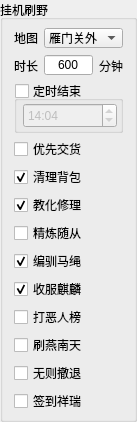
                  <widget class="QGroupBox" name="groupBox">
                   <property name="geometry">
                    <rect>
                     <x>320</x>
                     <y>4</y>
                     <width>121</width>
                     <height>422</height>
                    </rect>
                   </property>
                   <property name="minimumSize">
                    <size>
                     <width>0</width>
                     <height>422</height>
                    </size>
                   </property>
                   <property name="maximumSize">
                    <size>
                     <width>16777215</width>
                     <height>16777215</height>
                    </size>
                   </property>
                   <property name="title">
                    <string>挂机刷野</string>
                   </property>
                   <layout class="QVBoxLayout" name="verticalLayout_25">
                    <property name="spacing">
                     <number>4</number>
                    </property>
                    <property name="topMargin">
                     <number>6</number>
                    </property>
                    <property name="bottomMargin">
                     <number>6</number>
                    </property>
                    <item>
                     <widget class="QWidget" name="widget_3" native="true">
                      <property name="maximumSize">
                       <size>
                        <width>16777215</width>
                        <height>24</height>
                       </size>
                      </property>
                      <layout class="QHBoxLayout" name="horizontalLayout_6">
                       <property name="leftMargin">
                        <number>0</number>
                       </property>
                       <property name="topMargin">
                        <number>0</number>
                       </property>
                       <property name="rightMargin">
                        <number>0</number>
                       </property>
                       <property name="bottomMargin">
                        <number>0</number>
                       </property>
                       <item>
                        <widget class="QLabel" name="label_4">
                         <property name="text">
                          <string>地图</string>
                         </property>
                        </widget>
                       </item>
                       <item>
                        <widget class="QComboBox" name="cmb_shuaye_map">
                         <property name="minimumSize">
                          <size>
                           <width>0</width>
                           <height>20</height>
                          </size>
                         </property>
                         <property name="maximumSize">
                          <size>
                           <width>16777215</width>
                           <height>20</height>
                          </size>
                         </property>
                         <property name="currentText">
                          <string>雁门关外</string>
                         </property>
                         <property name="currentIndex">
                          <number>16</number>
                         </property>
                         <item>
                          <property name="text">
                           <string>当前地图</string>
                          </property>
                         </item>
                         <item>
                          <property name="text">
                           <string>桃花林</string>
                          </property>
                         </item>
                         <item>
                          <property name="text">
                           <string>桃花滩</string>
                          </property>
                         </item>
                         <item>
                          <property name="text">
                           <string>有座山</string>
                          </property>
                         </item>
                         <item>
                          <property name="text">
                           <string>绝情谷</string>
                          </property>
                         </item>
                         <item>
                          <property name="text">
                           <string>十字坡</string>
                          </property>
                         </item>
                         <item>
                          <property name="text">
                           <string>王屋山</string>
                          </property>
                         </item>
                         <item>
                          <property name="text">
                           <string>通吃岛</string>
                          </property>
                         </item>
                         <item>
                          <property name="text">
                           <string>神龙岛</string>
                          </property>
                         </item>
                         <item>
                          <property name="text">
                           <string>龙门</string>
                          </property>
                         </item>
                         <item>
                          <property name="text">
                           <string>终南山</string>
                          </property>
                         </item>
                         <item>
                          <property name="text">
                           <string>白驼山</string>
                          </property>
                         </item>
                         <item>
                          <property name="text">
                           <string>碧峰峡</string>
                          </property>
                         </item>
                         <item>
                          <property name="text">
                           <string>恶人谷</string>
                          </property>
                         </item>
                         <item>
                          <property name="text">
                           <string>无量山</string>
                          </property>
                         </item>
                         <item>
                          <property name="text">
                           <string>夷州岛</string>
                          </property>
                         </item>
                         <item>
                          <property name="text">
                           <string>雁门关外</string>
                          </property>
                         </item>
                         <item>
                          <property name="text">
                           <string>大草原</string>
                          </property>
                         </item>
                         <item>
                          <property name="text">
                           <string>古墓一层</string>
                          </property>
                         </item>
                         <item>
                          <property name="text">
                           <string>古墓二层</string>
                          </property>
                         </item>
                         <item>
                          <property name="text">
                           <string>古墓三层</string>
                          </property>
                         </item>
                         <item>
                          <property name="text">
                           <string>秦陵一层</string>
                          </property>
                         </item>
                         <item>
                          <property name="text">
                           <string>秦陵二层</string>
                          </property>
                         </item>
                         <item>
                          <property name="text">
                           <string>玄霜浅滩</string>
                          </property>
                         </item>
                         <item>
                          <property name="text">
                           <string>金风山道</string>
                          </property>
                         </item>
                         <item>
                          <property name="text">
                           <string>赤霞渡口</string>
                          </property>
                         </item>
                         <item>
                          <property name="text">
                           <string>青云幽谷</string>
                          </property>
                         </item>
                         <item>
                          <property name="text">
                           <string>燕子坞</string>
                          </property>
                         </item>
                         <item>
                          <property name="text">
                           <string>楼兰古道</string>
                          </property>
                         </item>
                         <item>
                          <property name="text">
                           <string>玉门关</string>
                          </property>
                         </item>
                         <item>
                          <property name="text">
                           <string>落日谷</string>
                          </property>
                         </item>
                         <item>
                          <property name="text">
                           <string>斡难河</string>
                          </property>
                         </item>
                        </widget>
                       </item>
                      </layout>
                     </widget>
                    </item>
                    <item>
                     <widget class="QWidget" name="widget_4" native="true">
                      <property name="maximumSize">
                       <size>
                        <width>16777215</width>
                        <height>24</height>
                       </size>
                      </property>
                      <layout class="QHBoxLayout" name="horizontalLayout_52">
                       <property name="leftMargin">
                        <number>0</number>
                       </property>
                       <property name="topMargin">
                        <number>0</number>
                       </property>
                       <property name="rightMargin">
                        <number>0</number>
                       </property>
                       <property name="bottomMargin">
                        <number>0</number>
                       </property>
                       <item>
                        <widget class="QLabel" name="label_5">
                         <property name="text">
                          <string>时长</string>
                         </property>
                        </widget>
                       </item>
                       <item>
                        <widget class="QLineEdit" name="edt_shuaye_time">
                         <property name="minimumSize">
                          <size>
                           <width>0</width>
                           <height>20</height>
                          </size>
                         </property>
                         <property name="maximumSize">
                          <size>
                           <width>16777215</width>
                           <height>20</height>
                          </size>
                         </property>
                         <property name="toolTip">
                          <string>请输入0-99999之间的数字</string>
                         </property>
                         <property name="text">
                          <string>600</string>
                         </property>
                         <property name="alignment">
                          <set>Qt::AlignCenter</set>
                         </property>
                        </widget>
                       </item>
                       <item>
                        <widget class="QLabel" name="label_6">
                         <property name="text">
                          <string>分钟</string>
                         </property>
                        </widget>
                       </item>
                      </layout>
                     </widget>
                    </item>
                    <item>
                     <widget class="QGroupBox" name="groupBox_time_stop_shua_ye">
                      <property name="maximumSize">
                       <size>
                        <width>16777215</width>
                        <height>54</height>
                       </size>
                      </property>
                      <property name="title">
                       <string>定时结束</string>
                      </property>
                      <property name="checkable">
                       <bool>true</bool>
                      </property>
                      <property name="checked">
                       <bool>false</bool>
                      </property>
                      <layout class="QGridLayout" name="gridLayout_27">
                       <property name="leftMargin">
                        <number>6</number>
                       </property>
                       <property name="topMargin">
                        <number>2</number>
                       </property>
                       <property name="rightMargin">
                        <number>3</number>
                       </property>
                       <property name="bottomMargin">
                        <number>2</number>
                       </property>
                       <item row="0" column="0">
                        <widget class="QTimeEdit" name="tedt_timer_shua_ye">
                         <property name="minimumSize">
                          <size>
                           <width>0</width>
                           <height>25</height>
                          </size>
                         </property>
                         <property name="displayFormat">
                          <string>HH:mm</string>
                         </property>
                         <property name="time">
                          <time>
                           <hour>14</hour>
                           <minute>4</minute>
                           <second>0</second>
                          </time>
                         </property>
                        </widget>
                       </item>
                      </layout>
                     </widget>
                    </item>
                    <item>
                     <widget class="QCheckBox" name="chk_shuaye_deliver">
                      <property name="text">
                       <string>优先交货</string>
                      </property>
                     </widget>
                    </item>
                    <item>
                     <widget class="QCheckBox" name="chk_shuaye_qingli">
                      <property name="text">
                       <string>清理背包</string>
                      </property>
                      <property name="checked">
                       <bool>true</bool>
                      </property>
                     </widget>
                    </item>
                    <item>
                     <widget class="QCheckBox" name="chk_shuaye_fix_bb">
                      <property name="text">
                       <string>教化修理</string>
                      </property>
                      <property name="checked">
                       <bool>true</bool>
                      </property>
                     </widget>
                    </item>
                    <item>
                     <widget class="QCheckBox" name="chk_shuaye_terse_bb">
                      <property name="text">
                       <string>精炼随从</string>
                      </property>
                      <property name="checked">
                       <bool>false</bool>
                      </property>
                     </widget>
                    </item>
                    <item>
                     <widget class="QCheckBox" name="chk_shuaye_xun_ma">
                      <property name="text">
                       <string>编驯马绳</string>
                      </property>
                      <property name="checked">
                       <bool>true</bool>
                      </property>
                     </widget>
                    </item>
                    <item>
                     <widget class="QCheckBox" name="chk_shuaye_catch_bb">
                      <property name="text">
                       <string>收服麒麟</string>
                      </property>
                      <property name="checked">
                       <bool>true</bool>
                      </property>
                     </widget>
                    </item>
                    <item>
                     <widget class="QCheckBox" name="chk_shuaye_fight_e_ren">
                      <property name="text">
                       <string>打恶人榜</string>
                      </property>
                      <property name="checked">
                       <bool>false</bool>
                      </property>
                     </widget>
                    </item>
                    <item>
                     <widget class="QCheckBox" name="chk_shuaye_fight_yan">
                      <property name="text">
                       <string>刷燕南天</string>
                      </property>
                      <property name="checked">
                       <bool>false</bool>
                      </property>
                     </widget>
                    </item>
                    <item>
                     <widget class="QCheckBox" name="chk_shuaye_che_tui">
                      <property name="text">
                       <string>无则撤退</string>
                      </property>
                      <property name="checked">
                       <bool>false</bool>
                      </property>
                     </widget>
                    </item>
                    <item>
                     <widget class="QCheckBox" name="chk_shuaye_qiandao">
                      <property name="text">
                       <string>签到祥瑞</string>
                      </property>
                     </widget>
                    </item>
                   </layout>
                  </widget>
